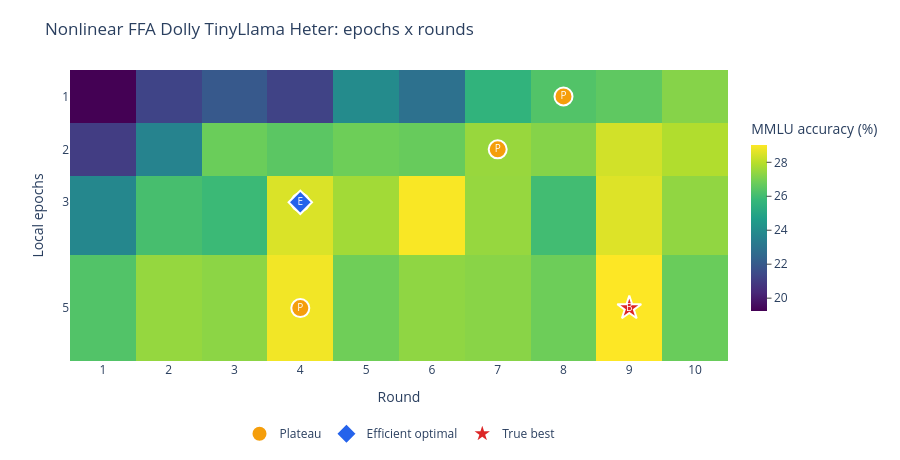
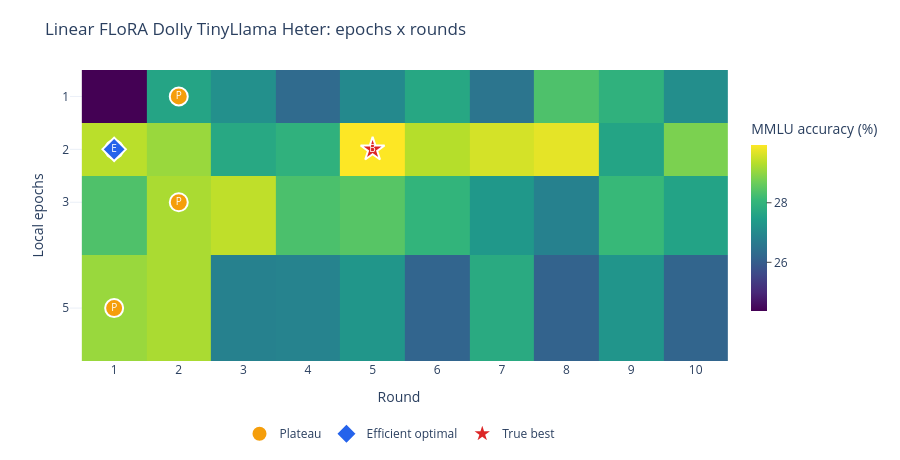
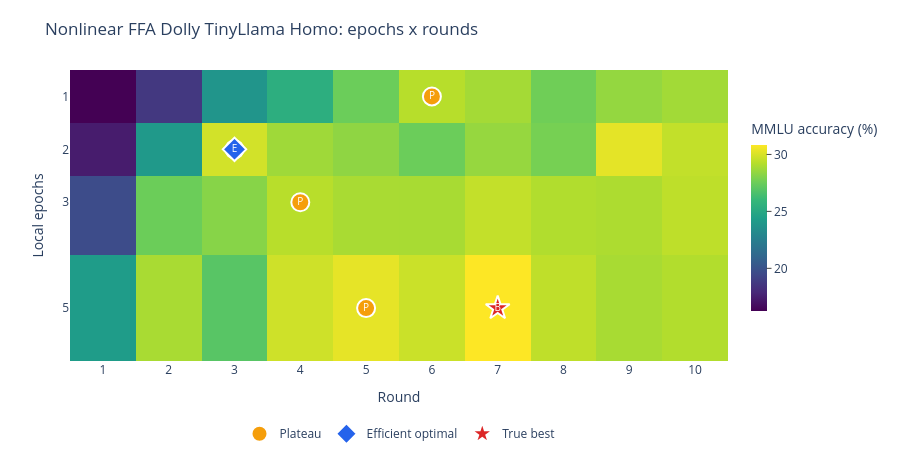
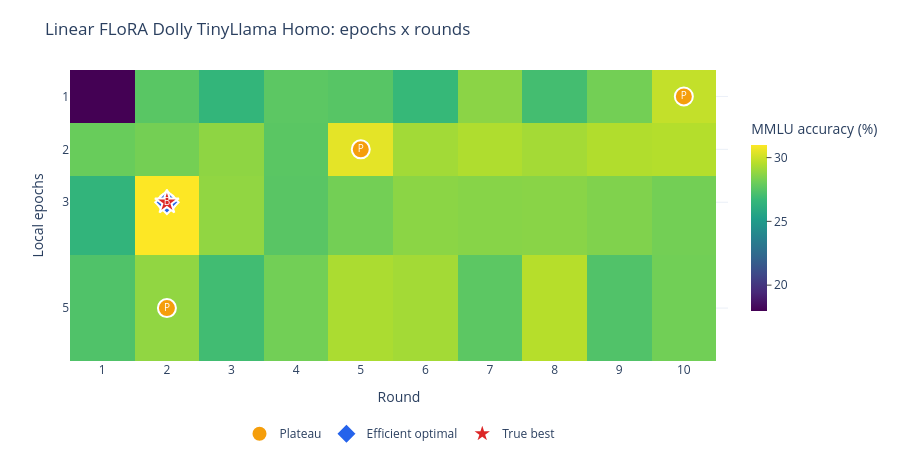

Notebook cell for these charts, in order:
### Markdown cell above
## Epoch x Round Heatmaps

### Code cell
if tuning_summary.empty:
    print('No tuning summary to plot.')
else:
    heatmap_cases = (
        tuning_summary[['Method key', 'Dataset', 'Model key', 'Setting key']]
        .drop_duplicates()
        .sort_values(['Dataset', 'Model key', 'Setting key', 'Method key'])
    )
    heatmap_selected_pairs = optimal_epoch_round_pairs if 'optimal_epoch_round_pairs' in globals() else tuning_selected
    heatmap_png_warnings = []
    heatmap_saved_png = []
    for _, row in heatmap_cases.iterrows():
        fig = make_tuning_heatmap(
            tuning_summary,
            method=row['Method key'],
            dataset=row['Dataset'],
            model=row['Model key'],
            setting=row['Setting key'],
            selected_pairs=heatmap_selected_pairs,
            plateaus=tuning_plateaus,
            show_markers=True,
            tolerance=1.0,
        )
        if fig is None:
            continue
        output_stem = FIGURE_DIR / f"heatmap_{row['Method key']}_{row['Dataset']}_{row['Model key']}_{row['Setting key']}"
        png_path = _save_plot(fig, output_stem, heatmap_png_warnings)
        if png_path is not None:
            heatmap_saved_png.append(png_path)
        fig.show()
    if heatmap_saved_png:
        print(f'Wrote {len(heatmap_saved_png)} annotated heatmap PNG files to {FIGURE_DIR}.')
    if heatmap_png_warnings:
        print('Heatmap PNG export skipped or incomplete. Install/enable kaleido for static PNG export.')
        print(f'First heatmap PNG export warning: {heatmap_png_warnings[0]}')

### Figure 1 — Plotly figure (JSON) as saved in the notebook; plotly's stock layout.template omitted (floating-point values rounded to 4 significant figures)
{"data": [{"coloraxis": "coloraxis", "hovertemplate": "Round: %{x}<br>Local epochs: %{y}<br>MMLU accuracy (%): %{z}<extra></extra>", "name": "0", "type": "heatmap", "x": [1, 2, 3, 4, 5, 6, 7, 8, 9, 10], "xaxis": "x", "y": [1, 2, 3, 5], "yaxis": "y", "z": [[19.27, 21.29, 22.01, 21.23, 23.95, 22.91, 25.6, 26.33, 26.58, 27.24], [21.06, 23.66, 26.81, 26.51, 26.86, 26.74, 27.52, 27.23, 28.38, 27.9], [23.83, 26.14, 25.9, 28.52, 27.67, 28.99, 27.48, 26.03, 28.57, 27.4], [26.35, 27.48, 27.34, 28.88, 26.89, 27.39, 27.3, 26.85, 29.05, 26.78]]}, {"hoverinfo": "text", "hovertext": ["Plateau<br>Epochs=1<br>Round=8<br>Accuracy=26.33%", "Plateau<br>Epochs=2<br>Round=7<br>Accuracy=27.52%", "Plateau<br>Epochs=3<br>Round=4<br>Accuracy=28.52%", "Plateau<br>Epochs=5<br>Round=4<br>Accuracy=28.88%"], "marker": {"color": "#f59e0b", "line": {"color": "white", "width": 2}, "size": 18, "symbol": "circle"}, "mode": "markers+text", "name": "Plateau", "text": ["P", "P", "P", "P"], "textfont": {"color": "white", "size": 10}, "textposition": "middle center", "type": "scatter", "x": [8, 7, 4, 4], "y": [1, 2, 3, 5]}, {"hoverinfo": "text", "hovertext": ["Efficient optimal<br>Epochs=3<br>Round=4<br>Accuracy=28.52%"], "marker": {"color": "#2563eb", "line": {"color": "white", "width": 2}, "size": 18, "symbol": "diamond"}, "mode": "markers+text", "name": "Efficient optimal", "text": ["E"], "textfont": {"color": "white", "size": 10}, "textposition": "middle center", "type": "scatter", "x": [4], "y": [3]}, {"hoverinfo": "text", "hovertext": ["True best<br>Epochs=5<br>Round=9<br>Accuracy=29.05%"], "marker": {"color": "#dc2626", "line": {"color": "white", "width": 2}, "size": 18, "symbol": "star"}, "mode": "markers+text", "name": "True best", "text": ["B"], "textfont": {"color": "white", "size": 10}, "textposition": "middle center", "type": "scatter", "x": [9], "y": [5]}], "layout": {"coloraxis": {"colorbar": {"len": 0.72, "thickness": 16, "ticks": "outside", "title": {"side": "top", "text": "MMLU accuracy (%)"}, "x": 1.02, "y": 0.5, "yanchor": "middle"}, "colorscale": [[0, "#440154"], [0.1111, "#482878"], [0.2222, "#3e4989"], [0.3333, "#31688e"], [0.4444, "#26828e"], [0.5556, "#1f9e89"], [0.6667, "#35b779"], [0.7778, "#6ece58"], [0.8889, "#b5de2b"], [1, "#fde725"]]}, "height": 460, "legend": {"orientation": "h", "title": {"text": ""}, "x": 0.5, "xanchor": "center", "y": -0.2, "yanchor": "top"}, "margin": {"b": 95, "l": 70, "r": 145, "t": 70}, "title": {"text": "Nonlinear FFA Dolly TinyLlama Heter: epochs x rounds"}, "xaxis": {"anchor": "y", "domain": [0, 1], "tickmode": "array", "ticktext": ["1", "2", "3", "4", "5", "6", "7", "8", "9", "10"], "tickvals": [1, 2, 3, 4, 5, 6, 7, 8, 9, 10], "title": {"text": "Round"}}, "yaxis": {"anchor": "x", "autorange": "reversed", "domain": [0, 1], "tickmode": "array", "ticktext": ["1", "2", "3", "5"], "tickvals": [1, 2, 3, 5], "title": {"text": "Local epochs"}}}}

### Figure 2 — Plotly figure (JSON) as saved in the notebook; plotly's stock layout.template omitted (floating-point values rounded to 4 significant figures)
{"data": [{"coloraxis": "coloraxis", "hovertemplate": "Round: %{x}<br>Local epochs: %{y}<br>MMLU accuracy (%): %{z}<extra></extra>", "name": "0", "type": "heatmap", "x": [1, 2, 3, 4, 5, 6, 7, 8, 9, 10], "xaxis": "x", "y": [1, 2, 3, 5], "yaxis": "y", "z": [[24.38, 27.64, 27.16, 26.31, 27.02, 27.71, 26.54, 28.37, 27.94, 27.14], [29.38, 29.09, 27.73, 27.95, 29.96, 29.34, 29.6, 29.75, 27.63, 28.83], [28.38, 29.24, 29.42, 28.34, 28.47, 28.02, 27.35, 26.84, 28.12, 27.6], [29.09, 29.24, 26.84, 26.88, 27.31, 26.18, 27.77, 26.13, 27.28, 26.17]]}, {"hoverinfo": "text", "hovertext": ["Plateau<br>Epochs=1<br>Round=2<br>Accuracy=27.64%", "Plateau<br>Epochs=2<br>Round=1<br>Accuracy=29.38%", "Plateau<br>Epochs=3<br>Round=2<br>Accuracy=29.24%", "Plateau<br>Epochs=5<br>Round=1<br>Accuracy=29.09%"], "marker": {"color": "#f59e0b", "line": {"color": "white", "width": 2}, "size": 18, "symbol": "circle"}, "mode": "markers+text", "name": "Plateau", "text": ["P", "P", "P", "P"], "textfont": {"color": "white", "size": 10}, "textposition": "middle center", "type": "scatter", "x": [2, 1, 2, 1], "y": [1, 2, 3, 5]}, {"hoverinfo": "text", "hovertext": ["Efficient optimal<br>Epochs=2<br>Round=1<br>Accuracy=29.38%"], "marker": {"color": "#2563eb", "line": {"color": "white", "width": 2}, "size": 18, "symbol": "diamond"}, "mode": "markers+text", "name": "Efficient optimal", "text": ["E"], "textfont": {"color": "white", "size": 10}, "textposition": "middle center", "type": "scatter", "x": [1], "y": [2]}, {"hoverinfo": "text", "hovertext": ["True best<br>Epochs=2<br>Round=5<br>Accuracy=29.96%"], "marker": {"color": "#dc2626", "line": {"color": "white", "width": 2}, "size": 18, "symbol": "star"}, "mode": "markers+text", "name": "True best", "text": ["B"], "textfont": {"color": "white", "size": 10}, "textposition": "middle center", "type": "scatter", "x": [5], "y": [2]}], "layout": {"coloraxis": {"colorbar": {"len": 0.72, "thickness": 16, "ticks": "outside", "title": {"side": "top", "text": "MMLU accuracy (%)"}, "x": 1.02, "y": 0.5, "yanchor": "middle"}, "colorscale": [[0, "#440154"], [0.1111, "#482878"], [0.2222, "#3e4989"], [0.3333, "#31688e"], [0.4444, "#26828e"], [0.5556, "#1f9e89"], [0.6667, "#35b779"], [0.7778, "#6ece58"], [0.8889, "#b5de2b"], [1, "#fde725"]]}, "height": 460, "legend": {"orientation": "h", "title": {"text": ""}, "x": 0.5, "xanchor": "center", "y": -0.2, "yanchor": "top"}, "margin": {"b": 95, "l": 70, "r": 145, "t": 70}, "title": {"text": "Linear FLoRA Dolly TinyLlama Heter: epochs x rounds"}, "xaxis": {"anchor": "y", "domain": [0, 1], "tickmode": "array", "ticktext": ["1", "2", "3", "4", "5", "6", "7", "8", "9", "10"], "tickvals": [1, 2, 3, 4, 5, 6, 7, 8, 9, 10], "title": {"text": "Round"}}, "yaxis": {"anchor": "x", "autorange": "reversed", "domain": [0, 1], "tickmode": "array", "ticktext": ["1", "2", "3", "5"], "tickvals": [1, 2, 3, 5], "title": {"text": "Local epochs"}}}}

### Figure 3 — Plotly figure (JSON) as saved in the notebook; plotly's stock layout.template omitted (floating-point values rounded to 4 significant figures)
{"data": [{"coloraxis": "coloraxis", "hovertemplate": "Round: %{x}<br>Local epochs: %{y}<br>MMLU accuracy (%): %{z}<extra></extra>", "name": "0", "type": "heatmap", "x": [1, 2, 3, 4, 5, 6, 7, 8, 9, 10], "xaxis": "x", "y": [1, 2, 3, 5], "yaxis": "y", "z": [[16.3, 18.7, 23.86, 25.42, 27.54, 29.29, 28.86, 27.66, 28.5, 28.81], [17.42, 24.09, 29.9, 28.75, 28.39, 27.54, 28.55, 27.81, 30.31, 29.55], [19.7, 27.56, 28.2, 29.32, 28.97, 28.96, 29.56, 29.16, 29.07, 29.45], [24.3, 28.97, 27.0, 29.82, 30.35, 29.73, 30.87, 29.48, 28.96, 29.19]]}, {"hoverinfo": "text", "hovertext": ["Plateau<br>Epochs=1<br>Round=6<br>Accuracy=29.29%", "Plateau<br>Epochs=2<br>Round=3<br>Accuracy=29.90%", "Plateau<br>Epochs=3<br>Round=4<br>Accuracy=29.32%", "Plateau<br>Epochs=5<br>Round=5<br>Accuracy=30.35%"], "marker": {"color": "#f59e0b", "line": {"color": "white", "width": 2}, "size": 18, "symbol": "circle"}, "mode": "markers+text", "name": "Plateau", "text": ["P", "P", "P", "P"], "textfont": {"color": "white", "size": 10}, "textposition": "middle center", "type": "scatter", "x": [6, 3, 4, 5], "y": [1, 2, 3, 5]}, {"hoverinfo": "text", "hovertext": ["Efficient optimal<br>Epochs=2<br>Round=3<br>Accuracy=29.90%"], "marker": {"color": "#2563eb", "line": {"color": "white", "width": 2}, "size": 18, "symbol": "diamond"}, "mode": "markers+text", "name": "Efficient optimal", "text": ["E"], "textfont": {"color": "white", "size": 10}, "textposition": "middle center", "type": "scatter", "x": [3], "y": [2]}, {"hoverinfo": "text", "hovertext": ["True best<br>Epochs=5<br>Round=7<br>Accuracy=30.87%"], "marker": {"color": "#dc2626", "line": {"color": "white", "width": 2}, "size": 18, "symbol": "star"}, "mode": "markers+text", "name": "True best", "text": ["B"], "textfont": {"color": "white", "size": 10}, "textposition": "middle center", "type": "scatter", "x": [7], "y": [5]}], "layout": {"coloraxis": {"colorbar": {"len": 0.72, "thickness": 16, "ticks": "outside", "title": {"side": "top", "text": "MMLU accuracy (%)"}, "x": 1.02, "y": 0.5, "yanchor": "middle"}, "colorscale": [[0, "#440154"], [0.1111, "#482878"], [0.2222, "#3e4989"], [0.3333, "#31688e"], [0.4444, "#26828e"], [0.5556, "#1f9e89"], [0.6667, "#35b779"], [0.7778, "#6ece58"], [0.8889, "#b5de2b"], [1, "#fde725"]]}, "height": 460, "legend": {"orientation": "h", "title": {"text": ""}, "x": 0.5, "xanchor": "center", "y": -0.2, "yanchor": "top"}, "margin": {"b": 95, "l": 70, "r": 145, "t": 70}, "title": {"text": "Nonlinear FFA Dolly TinyLlama Homo: epochs x rounds"}, "xaxis": {"anchor": "y", "domain": [0, 1], "tickmode": "array", "ticktext": ["1", "2", "3", "4", "5", "6", "7", "8", "9", "10"], "tickvals": [1, 2, 3, 4, 5, 6, 7, 8, 9, 10], "title": {"text": "Round"}}, "yaxis": {"anchor": "x", "autorange": "reversed", "domain": [0, 1], "tickmode": "array", "ticktext": ["1", "2", "3", "5"], "tickvals": [1, 2, 3, 5], "title": {"text": "Local epochs"}}}}

### Figure 4 — Plotly figure (JSON) as saved in the notebook; plotly's stock layout.template omitted (floating-point values rounded to 4 significant figures)
{"data": [{"coloraxis": "coloraxis", "hovertemplate": "Round: %{x}<br>Local epochs: %{y}<br>MMLU accuracy (%): %{z}<extra></extra>", "name": "0", "type": "heatmap", "x": [1, 2, 3, 4, 5, 6, 7, 8, 9, 10], "xaxis": "x", "y": [1, 2, 3, 5], "yaxis": "y", "z": [[18.01, 27.61, 26.59, 27.67, 27.55, 26.73, 28.72, 27.07, 28.25, 29.86], [27.98, 28.26, 28.8, 27.64, 30.54, 29.2, 29.46, 29.24, 29.51, 29.55], [26.51, 31.03, 28.85, 27.59, 28.23, 28.74, 28.64, 28.69, 28.49, 28.25], [27.37, 28.85, 27.0, 28.21, 29.38, 29.22, 27.67, 29.6, 27.4, 28.2]]}, {"hoverinfo": "text", "hovertext": ["Plateau<br>Epochs=1<br>Round=10<br>Accuracy=29.86%", "Plateau<br>Epochs=2<br>Round=5<br>Accuracy=30.54%", "Plateau<br>Epochs=3<br>Round=2<br>Accuracy=31.03%", "Plateau<br>Epochs=5<br>Round=2<br>Accuracy=28.85%"], "marker": {"color": "#f59e0b", "line": {"color": "white", "width": 2}, "size": 18, "symbol": "circle"}, "mode": "markers+text", "name": "Plateau", "text": ["P", "P", "P", "P"], "textfont": {"color": "white", "size": 10}, "textposition": "middle center", "type": "scatter", "x": [10, 5, 2, 2], "y": [1, 2, 3, 5]}, {"hoverinfo": "text", "hovertext": ["Efficient optimal<br>Epochs=3<br>Round=2<br>Accuracy=31.03%"], "marker": {"color": "#2563eb", "line": {"color": "white", "width": 2}, "size": 18, "symbol": "diamond"}, "mode": "markers+text", "name": "Efficient optimal", "text": ["E"], "textfont": {"color": "white", "size": 10}, "textposition": "middle center", "type": "scatter", "x": [2], "y": [3]}, {"hoverinfo": "text", "hovertext": ["True best<br>Epochs=3<br>Round=2<br>Accuracy=31.03%"], "marker": {"color": "#dc2626", "line": {"color": "white", "width": 2}, "size": 18, "symbol": "star"}, "mode": "markers+text", "name": "True best", "text": ["B"], "textfont": {"color": "white", "size": 10}, "textposition": "middle center", "type": "scatter", "x": [2], "y": [3]}], "layout": {"coloraxis": {"colorbar": {"len": 0.72, "thickness": 16, "ticks": "outside", "title": {"side": "top", "text": "MMLU accuracy (%)"}, "x": 1.02, "y": 0.5, "yanchor": "middle"}, "colorscale": [[0, "#440154"], [0.1111, "#482878"], [0.2222, "#3e4989"], [0.3333, "#31688e"], [0.4444, "#26828e"], [0.5556, "#1f9e89"], [0.6667, "#35b779"], [0.7778, "#6ece58"], [0.8889, "#b5de2b"], [1, "#fde725"]]}, "height": 460, "legend": {"orientation": "h", "title": {"text": ""}, "x": 0.5, "xanchor": "center", "y": -0.2, "yanchor": "top"}, "margin": {"b": 95, "l": 70, "r": 145, "t": 70}, "title": {"text": "Linear FLoRA Dolly TinyLlama Homo: epochs x rounds"}, "xaxis": {"anchor": "y", "domain": [0, 1], "tickmode": "array", "ticktext": ["1", "2", "3", "4", "5", "6", "7", "8", "9", "10"], "tickvals": [1, 2, 3, 4, 5, 6, 7, 8, 9, 10], "title": {"text": "Round"}}, "yaxis": {"anchor": "x", "autorange": "reversed", "domain": [0, 1], "tickmode": "array", "ticktext": ["1", "2", "3", "5"], "tickvals": [1, 2, 3, 5], "title": {"text": "Local epochs"}}}}
